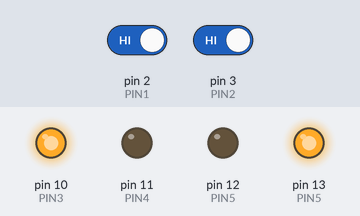
Simulated run of this sketch. Board: Arduino Uno, built with avr-gcc and run on an emulated ATmega328P. On the bench: output pins drawn as LEDs (lit = HIGH). Inputs (shaded band) come from the test bench; at power-on: pin 2 (PIN1) HIGH, pin 3 (PIN2) HIGH.

Above: at 1.2 s.
1.3 s: pin 2 (PIN1) driven LOW
At 1.6 s:
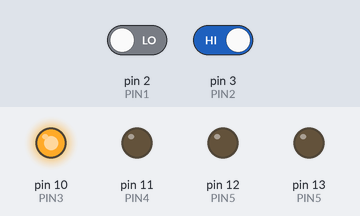
2.8 s: pin 2 (PIN1) driven HIGH
At 3.9 s:
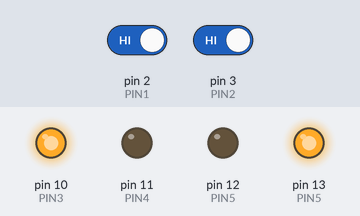
4.3 s: pin 3 (PIN2) driven LOW
At 5.1 s:
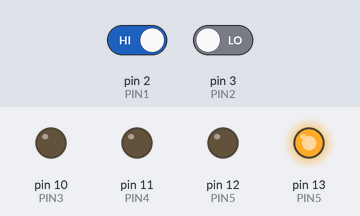
5.8 s: pin 3 (PIN2) driven HIGH
At 6.2 s:
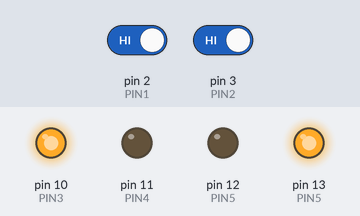
Timing chart, 0 to 8.3 s (numbered marks = the images above; inputs shaded):
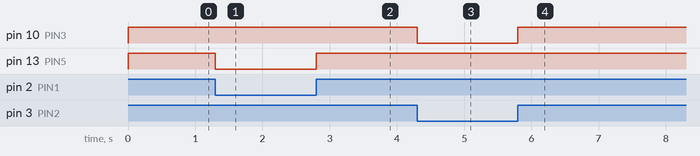

The sketch:

demp_sketch.ino
```cpp
int temp1,temp2;
#define  PIN1 2
#define  PIN2 3
#define  PIN3 10
#define  PIN4 11
#define  PIN5 12
#define  PIN5 13
void setup() {
pinMode(2,INPUT);
pinMode(3,INPUT);
pinMode(10,OUTPUT);
pinMode(11,OUTPUT);
pinMode(12,OUTPUT);
pinMode(13,OUTPUT);
}

void loop() {
 temp1=digitalRead(PIN1);
 temp2=digitalRead(PIN2);

if((temp1==0&&temp2==0)||(temp1==1&&temp2==1))
{
  digitalWrite(PIN3,1);
  digitalWrite(PIN4,0);
  digitalWrite(PIN5,1);
  digitalWrite(PIN6,0);
}
else if(temp1==1&&temp2==0)
{
  digitalWrite(PIN3,0);
  digitalWrite(PIN4,0);
  digitalWrite(PIN5,1);
  digitalWrite(PIN6,0);
}
else if(temp1==0&&temp2==1)
{
  digitalWrite(PIN3,1);
  digitalWrite(PIN4,0);
  digitalWrite(PIN5,0);
  digitalWrite(PIN6,0);
}
}
```

Measured:
- after the input at 1.3 s, pin 13 (PIN5): HIGH → LOW at once
- after the input at 2.8 s, pin 13 (PIN5): LOW → HIGH at once
- after the input at 4.3 s, pin 10 (PIN3): HIGH → LOW at once
- after the input at 5.8 s, pin 10 (PIN3): LOW → HIGH at once
